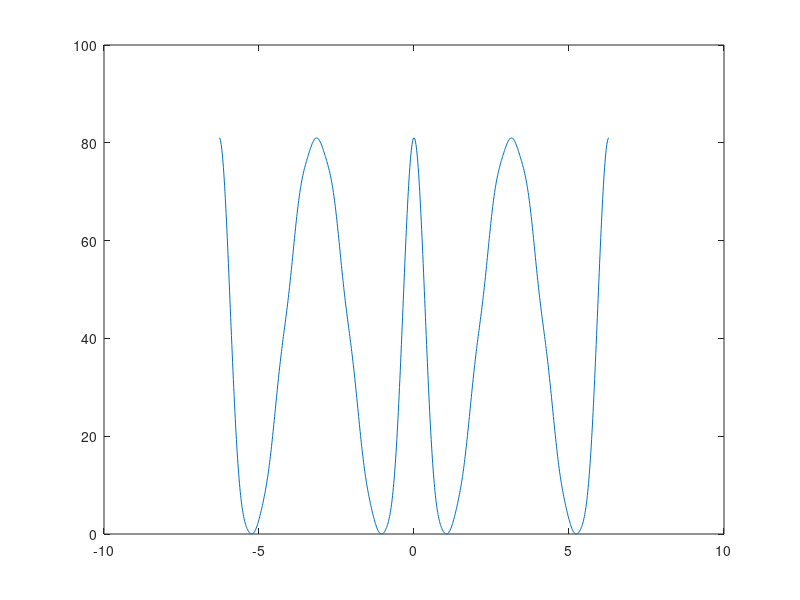
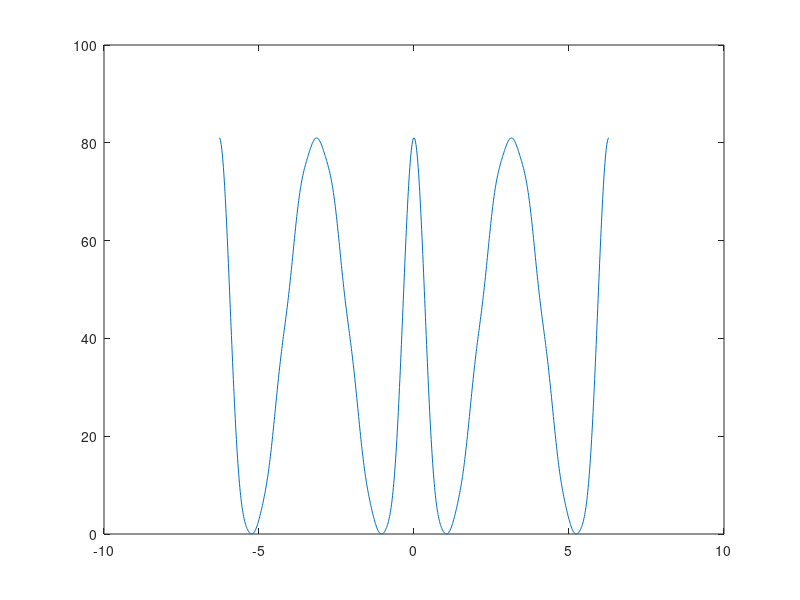

These figures' MATLAB source, in order:
clear all;
close all;

% To confirm convolution in one domain is multiplication in the other

x1 = [1 3 5 7 9 11 13 15 17];
x2 = [1 -2 3 -2 1];

freq = -2*pi:pi/255:2*pi;

[X1,range1] = freqz(x1,[1],freq);

[X2,range2] = freqz(x2,[1],freq);

result_1 = X1.*X2;

result_2_time = conv(x1,x2);
[result_2, range_2] = freqz(result_2_time, [1], freq);

plot(range1,abs(result_1));
figure();
plot(range1,abs(result_2));
